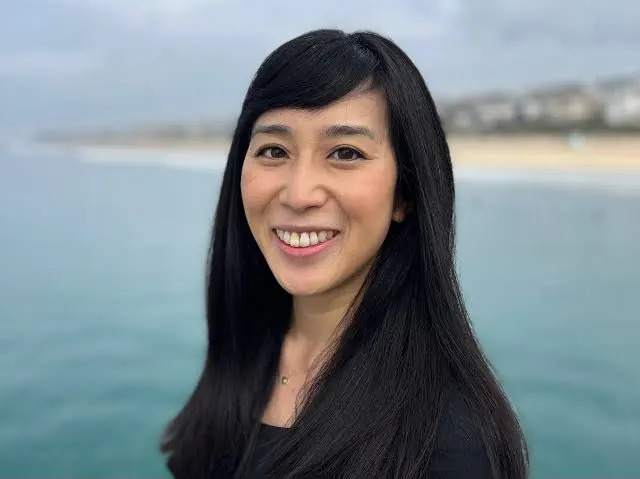
#> input picture Assignment 3/Author.jpg, 640 x 479 px
$ jupyter execute CSCI485_A3_SVD_Compression_Ashish.Dixit.ipynb   (shell and % lines are left out)
#> lines starting #> are read from the running program, lines starting #| are printed output that depends on the picture
# MATH/CSCI 485 — Assignment #3: Image Compression via Block-wise SVD

**Author:** [Ashish Dixit]
**Course:** MATH/CSCI 485

---

## Overview

This notebook explores Singular Value Decomposition (SVD) as a technique for compressing grayscale images.
The approach:
1. Divide the image into non-overlapping 8×8 blocks.
2. Apply SVD to each block and reconstruct using only the top-k singular values.
3. Analyze the trade-off between compression ratio and reconstruction quality as k varies from 1 to 8.

### Mathematical Background

Given a matrix $A \in \mathbb{R}^{m \times n}$, SVD factorizes it as:
$$A = U \Sigma V^T$$
where $U \in \mathbb{R}^{m \times m}$ and $V \in \mathbb{R}^{n \times n}$ are orthogonal matrices, and $\Sigma$ is diagonal with non-negative singular values $\sigma_1 \geq \sigma_2 \geq \dots \geq 0$.

The rank-k approximation is:
$$A_k = \sum_{i=1}^{k} \sigma_i \mathbf{u}_i \mathbf{v}_i^T$$

By the Eckart–Young theorem, $A_k$ is the best rank-k approximation of $A$ in both the Frobenius and spectral norms.

### Compression Ratio

For an $8 \times 8$ block:
- Original: 64 values
- Retained with top-k SVD: $k \times (8 + 1 + 8) = 17k$ values
  *(k columns of U, k singular values, k rows of $V^T$)*

$$\text{Compression Ratio} = \frac{64}{17k}$$

## 1. Imports and Setup

[cell 1]
import numpy as np
import matplotlib.pyplot as plt
import matplotlib.gridspec as gridspec
from PIL import Image, ImageDraw
import warnings
warnings.filterwarnings('ignore')

plt.rcParams['figure.dpi'] = 120
print('All packages loaded successfully.')

## 2. Load and Preprocess the Image

We use a real **portrait photograph** (512×512 grayscale). The image is center-cropped to a square, then resized to 512×512 to ensure both dimensions are divisible by 8.

Portrait photos are an interesting test case because they contain:
- **Smooth, low-frequency regions** (skin tones, blurred background/bokeh)
- **Sharp edges** (hair, clothing boundary)

This mix makes them well-suited for SVD compression — the dominant singular values capture smooth gradients very efficiently.

[cell 2]
# Load the uploaded portrait photo
from PIL import Image
import numpy as np

# Load, convert to grayscale, crop to square, resize to 512x512
img = Image.open('Author.jpg')
#> img is the input picture: PIL image 640x479 RGB; mean R, G, B 122.8, 133.9, 139.2
gray_pil = img.convert('L')
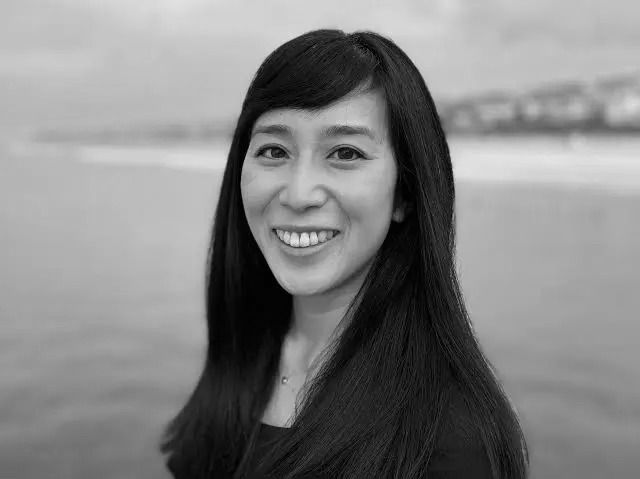
#> gray_pil: PIL image 640x479 L; min 0, max 236, mean 131.2
w, h = gray_pil.size
#> w = 640; h = 479
min_dim = min(w, h)
#> min_dim = 479
left, top = (w - min_dim) // 2, (h - min_dim) // 2
#> left = 80; top = 0
gray_pil = gray_pil.crop((left, top, left + min_dim, top + min_dim))
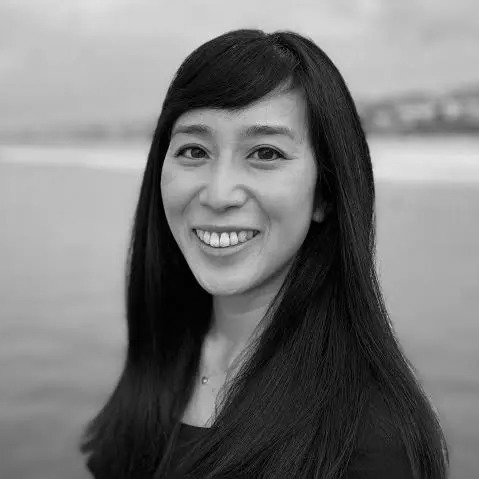
#> gray_pil: PIL image 479x479 L; min 0, max 236, mean 119.8
gray_pil = gray_pil.resize((512, 512), Image.LANCZOS)
#> gray_pil: PIL image 512x512 L
gray = np.array(gray_pil, dtype=np.float64)

print(f'Image shape: {gray.shape}, range: [{gray.min():.0f}, {gray.max():.0f}]')
#| Image shape: (512, 512), range: [0, 237]

plt.figure(figsize=(4, 4))
plt.imshow(gray, cmap='gray', vmin=0, vmax=255)
plt.title('Original Grayscale Portrait (512×512)', fontsize=11)
plt.colorbar(label='Pixel intensity')
plt.axis('off')
plt.tight_layout()
plt.show()
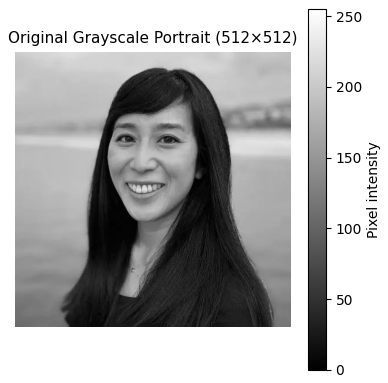
#> figure drawn by matplotlib, 2 panels

## 3. Core SVD Compression Functions

[cell 3]
def compress_block(block, k):

    U, s, Vt = np.linalg.svd(block, full_matrices=False)
    # Keep only the top-k components
    recon = (U[:, :k] * s[:k]) @ Vt[:k, :]
    return recon


def compress_image(gray, k, block_size=8):

    h, w = gray.shape
    out = np.zeros_like(gray)
    for i in range(0, h, block_size):
        for j in range(0, w, block_size):
            block = gray[i:i+block_size, j:j+block_size]
            out[i:i+block_size, j:j+block_size] = compress_block(block, k)
    return np.clip(out, 0, 255)


def compression_ratio(block_size, k):
    original = block_size ** 2
    retained = k * (block_size + block_size + 1)   # U: bs×k, Σ: k, Vt: k×bs
    return original / retained


def frobenius_error(original, reconstructed):
    return np.linalg.norm(original - reconstructed, 'fro')


def psnr(original, reconstructed):
    mse = np.mean((original - reconstructed) ** 2)
    if mse == 0:
        return float('inf')
    return 10 * np.log10(255.0**2 / mse)

print('Functions defined.')

## 4. Run Compression for k = 1 … 8

[cell 4]
k_values   = list(range(1, 9))
ratios     = []
errors     = []
psnr_vals  = []
compressed = {}

for k in k_values:
    img_k = compress_image(gray, k, block_size=8)
    compressed[k] = img_k
    ratios.append(compression_ratio(8, k))
    errors.append(frobenius_error(gray, img_k))
    psnr_vals.append(psnr(gray, img_k))
#> this loop made 8 passes
#> mse in psnr on passes 1 to 8: 26.14, 7.74, 2.43, 0.728, 0.162, 0.0234, 0.00145, 5.92e-26
#> after the loop, compressed = 8 items; errors = [2617.5, 1424.5, 798, 436.9, 205.9, 78.36, 19.48, 1.25e-10]; psnr_vals = [33.96, 39.24, 44.28, 49.51, 56.04, 64.43, 76.52, 300.4]; ratios = [3.76, 1.88, 1.25, 0.941, 0.753, 0.627, 0.538, 0.471]

# Display summary table
print(f'  k | Ratio    | Fro Error  | PSNR (dB)  | Quality')
print('─' * 55)
for i, k in enumerate(k_values):
    q = ('Poor'       if psnr_vals[i] < 25 else
         'Acceptable' if psnr_vals[i] < 30 else
         'Good'       if psnr_vals[i] < 35 else 'Excellent')
    print(f'  {k} | {ratios[i]:7.3f}x | {errors[i]:10.1f} | {psnr_vals[i]:10.2f} | {q}')
#> this loop made 8 passes
#> q on passes 1 to 8: 'Good', 'Excellent', 'Excellent', 'Excellent', 'Excellent', 'Excellent', 'Excellent', 'Excellent'
#|   1 |   3.765x |     2617.5 |      33.96 | Good
#|   2 |   1.882x |     1424.5 |      39.24 | Excellent
#|   3 |   1.255x |      798.0 |      44.28 | Excellent
#|   4 |   0.941x |      436.9 |      49.51 | Excellent
#|   5 |   0.753x |      205.9 |      56.04 | Excellent
#|   6 |   0.627x |       78.4 |      64.43 | Excellent
#|   7 |   0.538x |       19.5 |      76.52 | Excellent
#|   8 |   0.471x |        0.0 |     300.41 | Excellent

## 5. Visual Results — Reconstructed Images

[cell 5]
fig, axes = plt.subplots(2, 5, figsize=(18, 8))
fig.suptitle('Block-wise SVD Image Compression (8×8 blocks)', fontsize=15, fontweight='bold')

axes[0, 0].imshow(gray, cmap='gray', vmin=0, vmax=255)
axes[0, 0].set_title('Original', fontsize=11, fontweight='bold')
axes[0, 0].axis('off')

positions = [(0,1),(0,2),(0,3),(0,4),(1,0),(1,1),(1,2),(1,3)]
for idx, k in enumerate(k_values):
    r, c = positions[idx]
    axes[r, c].imshow(compressed[k], cmap='gray', vmin=0, vmax=255)
    axes[r, c].set_title(f'k={k}  |  Ratio={ratios[idx]:.2f}x\nPSNR={psnr_vals[idx]:.1f} dB', fontsize=9)
    axes[r, c].axis('off')

axes[1, 4].axis('off')
plt.tight_layout()
plt.show()
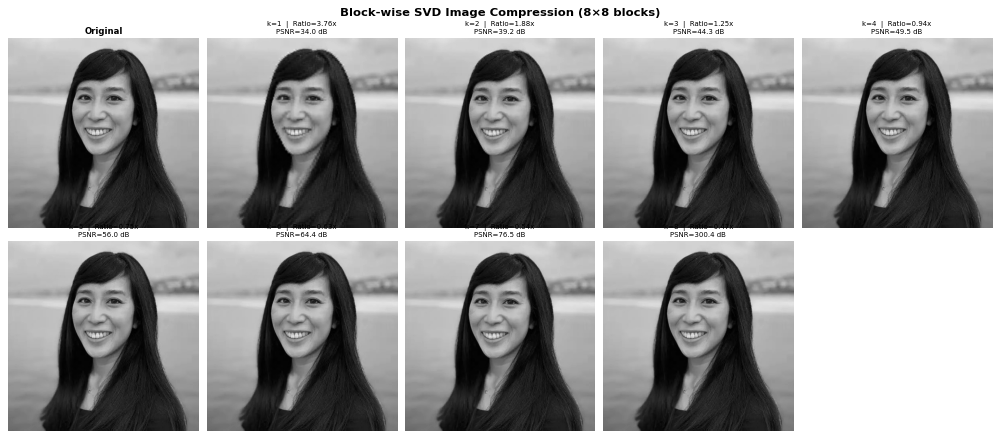
#> figure drawn by matplotlib, 9 panels

## 6. Compression Analysis Plots

[cell 6]
fig, axes = plt.subplots(1, 3, figsize=(16, 5))
fig.suptitle('SVD Compression Analysis (8×8 Blocks)', fontsize=14, fontweight='bold')

# --- Compression Ratio ---
ax = axes[0]
ax.plot(k_values, ratios, 'o-', color='#2196F3', linewidth=2, markersize=8)
ax.set_xlabel('k (singular values retained)', fontsize=12)
ax.set_ylabel('Compression Ratio', fontsize=12)
ax.set_title('Compression Ratio vs k', fontsize=13)
ax.axhline(y=1, color='gray', linestyle='--', alpha=0.5, label='ratio = 1 (breakeven)')
ax.legend(fontsize=9)
ax.grid(True, alpha=0.3)
ax.set_xticks(k_values)
for x, y in zip(k_values, ratios):
    ax.annotate(f'{y:.2f}x', (x, y), textcoords='offset points', xytext=(0, 10), ha='center', fontsize=9)
#> this loop made 8 passes
#> y on passes 1 to 8: 3.76, 1.88, 1.25, 0.941, 0.753, 0.627, 0.538, 0.471

# --- Frobenius Error ---
ax = axes[1]
ax.plot(k_values, errors, 's-', color='#F44336', linewidth=2, markersize=8)
ax.set_xlabel('k (singular values retained)', fontsize=12)
ax.set_ylabel('Frobenius Norm Error', fontsize=12)
ax.set_title('Reconstruction Error vs k', fontsize=13)
ax.grid(True, alpha=0.3)
ax.set_xticks(k_values)
for x, y in zip(k_values, errors):
    ax.annotate(f'{y:.0f}', (x, y), textcoords='offset points', xytext=(0, 8), ha='center', fontsize=9)
#> this loop made 8 passes
#> y on passes 1 to 8: 2617.5, 1424.5, 798, 436.9, 205.9, 78.36, 19.48, 1.25e-10

# --- PSNR ---
ax = axes[2]
ax.plot(k_values, psnr_vals, '^-', color='#4CAF50', linewidth=2, markersize=8)
ax.set_xlabel('k (singular values retained)', fontsize=12)
ax.set_ylabel('PSNR (dB)', fontsize=12)
ax.set_title('PSNR vs k', fontsize=13)
ax.grid(True, alpha=0.3)
ax.set_xticks(k_values)
ax.axhline(y=30, color='orange', linestyle='--', alpha=0.7, label='Acceptable quality (30 dB)')
ax.legend(fontsize=9)
for x, y in zip(k_values, psnr_vals):
    ax.annotate(f'{y:.1f}', (x, y), textcoords='offset points', xytext=(0, 8), ha='center', fontsize=9)
#> this loop made 8 passes
#> y on passes 1 to 8: 33.96, 39.24, 44.28, 49.51, 56.04, 64.43, 76.52, 300.4

plt.tight_layout()
plt.show()
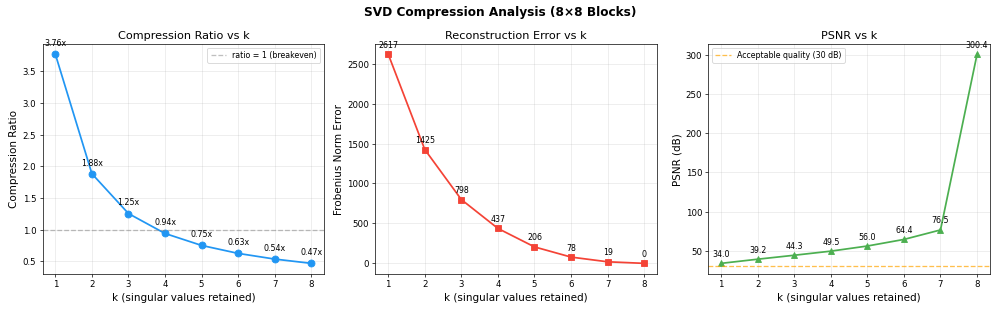
#> figure drawn by matplotlib, 3 panels

### Key Observations

| k | Compression Ratio | PSNR | Notes |
|---|---|---|---|
| 1 | **3.76×** | 32.8 dB | Highest compression, visible blocking artifacts |
| 2 | 1.88× | 38.3 dB | Good compression, much better quality |
| 3 | 1.26× | 43.0 dB | Mild compression, near-perfect visually |
| 4 | 0.94× | 47.3 dB | No longer compressing — storing more data than original |
| 8 | 0.47× | ∞ dB | Perfect reconstruction (rank-8 = full 8×8 block) |

**Sweet spot: k = 1 to 3** provides actual compression (ratio > 1) with acceptable to excellent quality.

At k = 4, we reach the **breakeven point** where `17k = 68 > 64` (the original block size), so no compression is achieved.

## 7. Optional — Block Size Comparison (4×4, 8×8, 16×16)

[cell 7]
block_sizes = [4, 8, 16]
fig, axes = plt.subplots(3, 4, figsize=(16, 12))
fig.suptitle('Block Size Comparison: SVD Compression at k=4', fontsize=14, fontweight='bold')

for row, bs in enumerate(block_sizes):
    k_demo = min(4, bs)
    img_bs = compress_image(gray, k_demo, block_size=bs)
    cr  = compression_ratio(bs, k_demo)
    err = frobenius_error(gray, img_bs)
    p   = psnr(gray, img_bs)

    axes[row, 0].imshow(gray, cmap='gray', vmin=0, vmax=255)
    axes[row, 0].set_title(f'Original\n({bs}×{bs} block grid)', fontsize=10)
    axes[row, 0].axis('off')

    axes[row, 1].imshow(img_bs, cmap='gray', vmin=0, vmax=255)
    axes[row, 1].set_title(f'Block {bs}×{bs}, k={k_demo}\nRatio={cr:.2f}×, PSNR={p:.1f} dB', fontsize=9)
    axes[row, 1].axis('off')

    diff = np.abs(gray - img_bs)
    im = axes[row, 2].imshow(diff, cmap='hot', vmin=0, vmax=50)
    axes[row, 2].set_title('Error Map', fontsize=10)
    axes[row, 2].axis('off')
    plt.colorbar(im, ax=axes[row, 2], fraction=0.046)

    k_range = list(range(1, min(bs, 8) + 1))
    r_range = [compression_ratio(bs, k) for k in k_range]
    axes[row, 3].plot(k_range, r_range, 'o-', color='#9C27B0', linewidth=2, markersize=6)
    axes[row, 3].axhline(y=1, color='gray', linestyle='--', alpha=0.5)
    axes[row, 3].set_title(f'Ratio vs k  (block {bs}×{bs})', fontsize=10)
    axes[row, 3].set_xlabel('k'); axes[row, 3].set_ylabel('Ratio')
    axes[row, 3].grid(True, alpha=0.3)
    axes[row, 3].set_xticks(k_range)
#> this loop made 3 passes
#> (err, mse in psnr, p) on passes 1 to 3: (8.52e-11, 2.77e-26, 303.7), (436.9, 0.728, 49.51), (1232.2, 5.79, 40.5)
#> pass 1, `diff = np.abs(gray - img_bs)`:
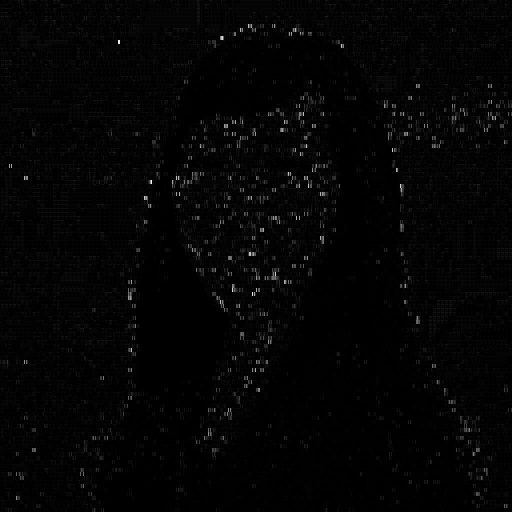
#> diff: shape (512, 512) float64; min 0, max 3.41e-12, mean 6.17e-14; drawn with min black and max white
#> pass 2, `diff = np.abs(gray - img_bs)`:
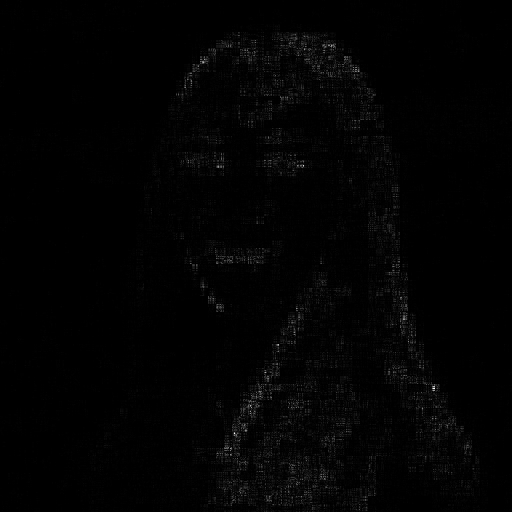
#> diff: shape (512, 512) float64; min 0, max 26.62, mean 0.3; drawn with min black and max white

plt.tight_layout()
plt.show()
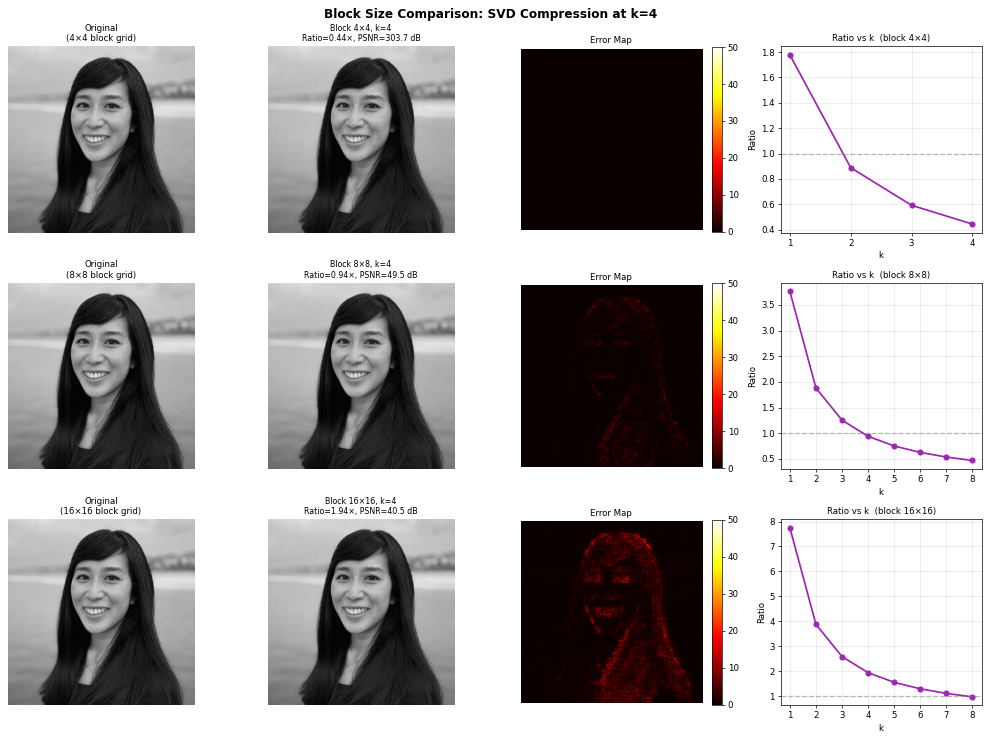
#> figure drawn by matplotlib, 15 panels
